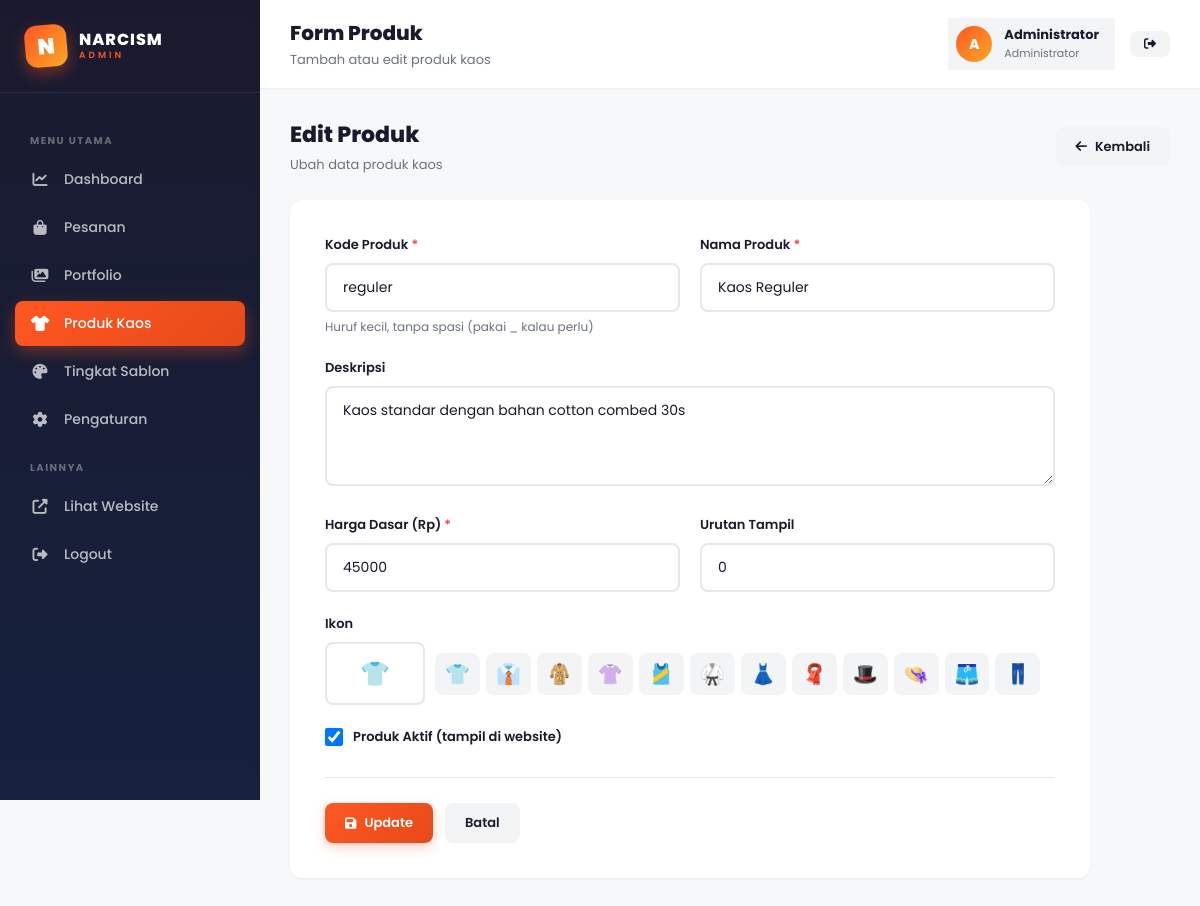
Screenshot of /admin/produk-form.php?id=1 (signed in) with the database file from the repository.
### tables this page shows
CREATE TABLE IF NOT EXISTS produk (
    id INT AUTO_INCREMENT PRIMARY KEY,
    kode VARCHAR(50) UNIQUE NOT NULL,
    nama VARCHAR(100) NOT NULL,
    deskripsi TEXT,
    harga_dasar INT NOT NULL,
    ikon VARCHAR(10) DEFAULT '👕',
    aktif TINYINT(1) DEFAULT 1,
    urutan INT DEFAULT 0,
    created_at TIMESTAMP DEFAULT CURRENT_TIMESTAMP
);

### admin/produk-form.php (the view, shortened to what this page needs)
<?php
require_once __DIR__ . '/includes/header.php';
$id = $_GET['id'] ?? null;
$edit_mode = false;
$data = [
    'kode' => '',
    'nama' => '',
    'deskripsi' => '',
    'harga_dasar' => 45000,
    'ikon' => '👕',
    'aktif' => 1,
    'urutan' => 0
];
if ($id) {
    $stmt = $pdo->prepare("SELECT * FROM produk WHERE id = ?");
    $stmt->execute([$id]);
    $found = $stmt->fetch();
    if ($found) {
        $data = $found;
        $edit_mode = true;
    }
}
$emoji_options = ['👕','👔','🧥','👚','🎽','🥋','👗','🧣','🎩','👒','🩳','👖'];
?>
<div class="page-header">
    <div>
        <h2><?= $edit_mode ? 'Edit Produk' : 'Tambah Produk' ?></h2>
        <p><?= $edit_mode ? 'Ubah data produk kaos' : 'Tambahkan jenis kaos baru' ?></p>
    </div>
    <a href="produk.php" class="btn btn-secondary">
        <i class="fas fa-arrow-left"></i> Kembali
    </a>
</div>
<form method="POST" class="form-card">
    <div class="form-row">
        <div class="form-group">
            <label>Kode Produk <span class="required">*</span></label>
            <input type="text" name="kode" class="form-control"
                   value="<?= htmlspecialchars($data['kode']) ?>"
                   placeholder="cth: reguler, boxy" required>
            <p class="form-hint">Huruf kecil, tanpa spasi (pakai _ kalau perlu)</p>
        </div>
        <div class="form-group">
            <label>Nama Produk <span class="required">*</span></label>
            <input type="text" name="nama" class="form-control"
                   value="<?= htmlspecialchars($data['nama']) ?>"
                   placeholder="cth: Kaos Reguler" required>
        </div>
    </div>
    <div class="form-group">
        <label>Deskripsi</label>
        <textarea name="deskripsi" class="form-control"
                  placeholder="Deskripsi produk..."><?= htmlspecialchars($data['deskripsi']) ?></textarea>
    </div>
    <div class="form-row">
        <div class="form-group">
            <label>Harga Dasar (Rp) <span class="required">*</span></label>
            <input type="number" name="harga_dasar" class="form-control"
                   value="<?= (int)$data['harga_dasar'] ?>" min="0" step="1000" required>
        </div>
        <div class="form-group">
            <label>Urutan Tampil</label>
            <input type="number" name="urutan" class="form-control"
                   value="<?= (int)$data['urutan'] ?>" min="0">
        </div>
    </div>
    <div class="form-group">
        <label>Ikon</label>
        <div style="display:flex;gap:10px;align-items:center;flex-wrap:wrap">
            <input type="text" name="ikon" class="form-control"
                   value="<?= htmlspecialchars($data['ikon']) ?>"
                   style="max-width:100px;text-align:center;font-size:24px" maxlength="4">
            <div style="display:flex;gap:6px;flex-wrap:wrap">
                <?php foreach ($emoji_options as $emoji): ?>
                <button type="button" class="btn btn-secondary btn-sm"
                        onclick="document.querySelector('[name=ikon]').value='<?= $emoji ?>'"
                        style="font-size:20px;padding:6px 10px">
                    <?= $emoji ?>
                </button>
                <?php endforeach; ?>
            </div>
        </div>
    </div>
    <div class="form-group">
        <label style="display:flex;align-items:center;gap:10px;cursor:pointer">
            <input type="checkbox" name="aktif" value="1" <?= $data['aktif'] ? 'checked' : '' ?>
                   style="width:18px;height:18px;cursor:pointer">
            <span>Produk Aktif (tampil di website)</span>
        </label>
    </div>
    <div class="form-actions">
        <button type="submit" class="btn btn-primary">
            <i class="fas fa-save"></i> <?= $edit_mode ? 'Update' : 'Simpan' ?>
        </button>
        <a href="produk.php" class="btn btn-secondary">Batal</a>
    </div>
</form>
<?php include __DIR__ . '/includes/footer.php'; ?>

### admin/assets/admin.css (style rules this page uses)
* { margin: 0; padding: 0; box-sizing: border-box; }
:root { --primary: #FF5722; --primary-dark: #E64A19; --primary-light: #FF8A65; --secondary: #1A1A2E; --secondary-light: #16213E; --accent: #F9A826; --success: #10B981; --danger: #EF4444; --warning: #F59E0B; --gray: #6B7280; --gray-light: #F3F4F6; --white: #FFFFFF; --border: #E5E7EB; --shadow-sm: 0 1px 3px rgba(0,0,0,0.06); --shadow-md: 0 4px 12px rgba(0,0,0,0.08); --shadow-lg: 0 12px 32px rgba(0,0,0,0.12); --radius-sm: 8px; --radius-md: 12px; --radius-lg: 20px; --sidebar-width: 260px; --transition: all 0.3s cubic-bezier(0.4, 0, 0.2, 1); }
body { font-family: 'Poppins', sans-serif; background: #F7F8FA; color: var(--secondary); min-height: 100vh; }
.page-header { display: flex; justify-content: space-between; align-items: center; margin-bottom: 25px; flex-wrap: wrap; gap: 15px; }
.page-header h2 { font-size: 22px; font-weight: 800; color: var(--secondary); }
.page-header p { color: var(--gray); font-size: 13px; margin-top: 4px; }
.btn { display: inline-flex; align-items: center; gap: 8px; padding: 10px 20px; border-radius: var(--radius-sm); font-size: 13px; font-weight: 600; font-family: inherit; cursor: pointer; border: none; text-decoration: none; transition: var(--transition); white-space: nowrap; }
.btn-primary { background: linear-gradient(135deg, var(--primary), var(--primary-dark)); color: white; box-shadow: 0 4px 12px rgba(255,87,34,0.3); }
.btn-secondary { background: var(--gray-light); color: var(--secondary); }
.btn-sm { padding: 7px 14px; font-size: 12px; }
.form-card { background: white; border-radius: var(--radius-md); box-shadow: var(--shadow-sm); padding: 35px; max-width: 800px; }
.form-group { margin-bottom: 22px; }
.form-group label { display: block; font-size: 13px; font-weight: 600; color: var(--secondary); margin-bottom: 8px; }
.form-group label .required { color: var(--danger); }
.form-control { width: 100%; padding: 12px 16px; border: 2px solid var(--border); border-radius: var(--radius-sm); font-size: 14px; font-family: inherit; color: var(--secondary); transition: var(--transition); outline: none; background: white; }
textarea.form-control { resize: vertical; min-height: 100px; }
.form-hint { font-size: 12px; color: var(--gray); margin-top: 6px; }
.form-row { display: grid; grid-template-columns: 1fr 1fr; gap: 20px; }
.form-actions { display: flex; gap: 12px; margin-top: 30px; padding-top: 25px; border-top: 1px solid var(--border); }

### rows the page displays
produk: kode "reguler", nama "Kaos Reguler", deskripsi "Kaos standar dengan bahan cotton combed 30s", harga_dasar "45000", urutan "0", ikon "👕", aktif "☑"

### other values shown
$item['label'] "Dashboard"
$item['label'] "Pesanan"
$item['label'] "Portfolio"
$item['label'] "Produk Kaos"
$item['label'] "Tingkat Sablon"
$item['label'] "Pengaturan"
$page_title "Form Produk"
$page_subtitle "Tambah atau edit produk kaos"
substr($admin['nama'] ?: $admin['username'], 0, 1) "A"
$admin['nama'] ?: $admin['username'] "Administrator"
$emoji "👕"
$emoji "👔"
$emoji "🧥"
$emoji "👚"
$emoji "🎽"
